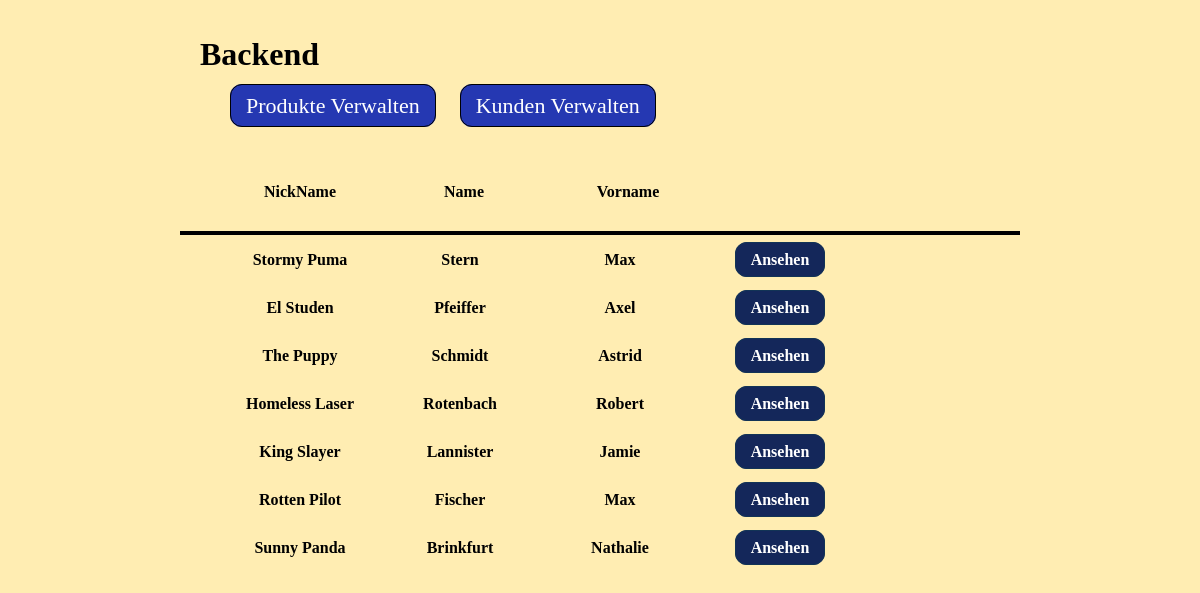
The app's page /Backend/backindex.php?type=2 with its own data.
### tables this page shows
CREATE TABLE IF NOT EXISTS Kunde(
    KundeID int(11) NOT NULL AUTO_INCREMENT,
    KundeNickname varchar(20) NOT NULL,
    KundeName varchar(20) NOT NULL,
    KundeVorname varchar(20) NOT NULL,
    KundeEMAIL varchar(50) NOT NULL,
    KundePasswd varchar(10) NOT NULL,
    PRIMARY KEY (KundeID)
);

### Backend/backViewBuilder.php (the view, shortened to what this page needs)
<?php
function buildKundeView($KundenResults){
    echo '<div class="kunde">';
    echo '<div class="tabelheader"> <ul> <li> NickName </li> <li> Name </li> <li> Vorname </li> </ul> </div>';
    while($kunde = $KundenResults->fetch_object()){
        echo '<ul>';
        echo '<li>' . $kunde->KundeNickname . '</li>';
        echo '<li>' . $kunde->KundeName. ' </li>';
        echo '<li>' . $kunde->KundeVorname. ' </li>';
        echo '<li> <a href="backedit.php?type=2&opt=edit&id='. $kunde->KundeID.'"> Ansehen </a> </li>';
        echo '</ul>';
    }
     echo '</div>';
}
?>

### css/backend.css (style rules this page uses)
html { height: 100%; }
body { padding: 16px; margin: 0 auto; height: 100%; width: 70%; background-color: rgba(255, 220, 104, 0.51); }
.tabelheader { border-bottom: 4px solid #000000; }
.kunde { padding: 32px 0; }
.kunde li { display: inline-block; text-align: center; width: 20%; font-weight: 900; height: 32px; }
.kunde a { background-color: rgb(20, 39, 90); text-decoration: none; color: #fff; padding: 8px 15px; border-radius: 12px; border: 1px solid #123456; }
.kunde .tabelheader { border-bottom: 4px solid #000000; }

### records on screen
kunde: KundeNickname "Stormy Puma", KundeName "Stern", KundeVorname "Max"
kunde: KundeNickname "El Studen", KundeName "Pfeiffer", KundeVorname "Axel"
kunde: KundeNickname "The Puppy", KundeName "Schmidt", KundeVorname "Astrid"
kunde: KundeNickname "Homeless Laser", KundeName "Rotenbach", KundeVorname "Robert"
kunde: KundeNickname "King Slayer", KundeName "Lannister", KundeVorname "Jamie"
kunde: KundeNickname "Rotten Pilot", KundeName "Fischer", KundeVorname "Max"
kunde: KundeNickname "Sunny Panda", KundeName "Brinkfurt", KundeVorname "Nathalie"
